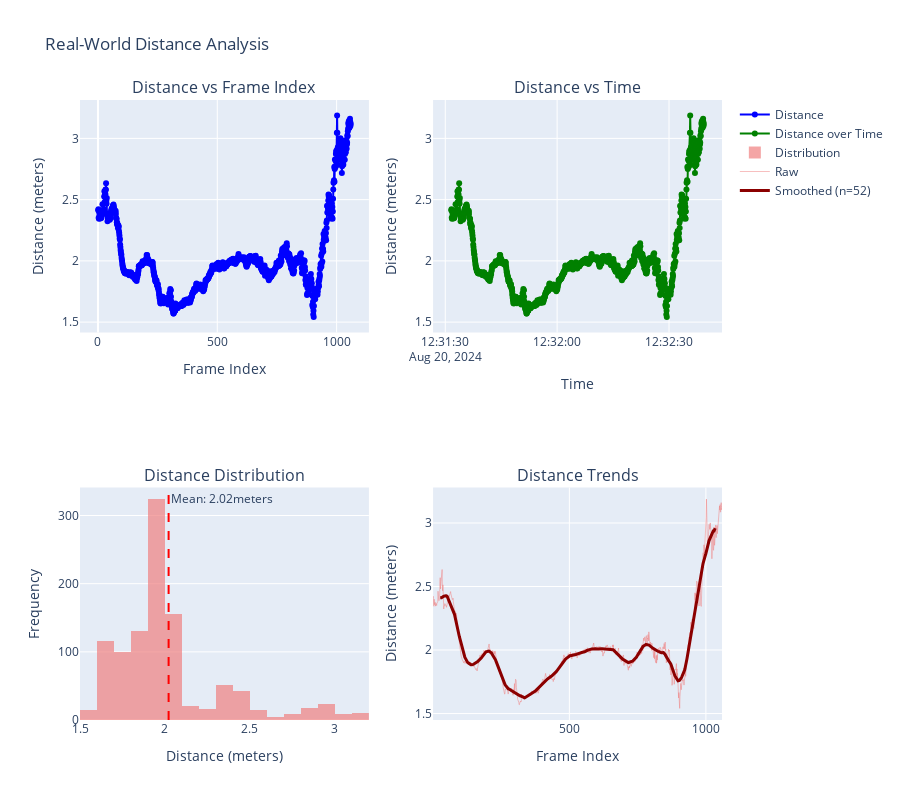

Notebook code for this chart:
### Code cell
iau.VisualizationEngine.plot_distance_analysis(distance_results, "Real-World Distance Analysis")

### Figure 1 — Plotly figure (JSON) as saved in the notebook; plotly's stock layout.template omitted (floating-point values rounded to 4 significant figures; data arrays with more than 128 entries replaced by an {"elided": "..."} marker saying what was removed)
{"data": [{"line": {"color": "blue"}, "mode": "lines+markers", "name": "Distance", "type": "scatter", "x": {"elided": "1059 int values"}, "xaxis": "x", "y": {"elided": "1059 float values"}, "yaxis": "y"}, {"line": {"color": "green"}, "mode": "lines+markers", "name": "Distance over Time", "type": "scatter", "x": {"elided": "1059 str values"}, "xaxis": "x2", "y": {"elided": "1059 float values"}, "yaxis": "y2"}, {"marker": {"color": "lightcoral"}, "name": "Distribution", "nbinsx": 30, "opacity": 0.7, "type": "histogram", "x": {"elided": "1059 float values"}, "xaxis": "x3", "yaxis": "y3"}, {"line": {"color": "lightcoral", "width": 1}, "mode": "lines", "name": "Raw", "opacity": 0.5, "type": "scatter", "x": {"elided": "1059 int values"}, "xaxis": "x4", "y": {"elided": "1059 float values"}, "yaxis": "y4"}, {"line": {"color": "darkred", "width": 3}, "mode": "lines", "name": "Smoothed (n=52)", "type": "scatter", "x": {"elided": "1059 int values"}, "xaxis": "x4", "y": {"elided": "1059 float values"}, "yaxis": "y4"}], "layout": {"annotations": [{"font": {"size": 16}, "showarrow": false, "text": "Distance vs Frame Index", "x": 0.225, "xanchor": "center", "xref": "paper", "y": 1, "yanchor": "bottom", "yref": "paper"}, {"font": {"size": 16}, "showarrow": false, "text": "Distance vs Time", "x": 0.775, "xanchor": "center", "xref": "paper", "y": 1, "yanchor": "bottom", "yref": "paper"}, {"font": {"size": 16}, "showarrow": false, "text": "Distance Distribution", "x": 0.225, "xanchor": "center", "xref": "paper", "y": 0.375, "yanchor": "bottom", "yref": "paper"}, {"font": {"size": 16}, "showarrow": false, "text": "Distance Trends", "x": 0.775, "xanchor": "center", "xref": "paper", "y": 0.375, "yanchor": "bottom", "yref": "paper"}, {"showarrow": false, "text": "Mean: 2.02meters", "x": 2.021, "xanchor": "left", "xref": "x3", "y": 1, "yanchor": "top", "yref": "y3 domain"}], "height": 800, "shapes": [{"line": {"color": "red", "dash": "dash"}, "type": "line", "x0": 2.021, "x1": 2.021, "xref": "x3", "y0": 0, "y1": 1, "yref": "y3 domain"}], "showlegend": true, "title": {"text": "Real-World Distance Analysis"}, "xaxis": {"anchor": "y", "domain": [0, 0.45], "title": {"text": "Frame Index"}}, "xaxis2": {"anchor": "y2", "domain": [0.55, 1], "title": {"text": "Time"}}, "xaxis3": {"anchor": "y3", "domain": [0, 0.45], "title": {"text": "Distance (meters)"}}, "xaxis4": {"anchor": "y4", "domain": [0.55, 1], "title": {"text": "Frame Index"}}, "yaxis": {"anchor": "x", "domain": [0.625, 1], "title": {"text": "Distance (meters)"}}, "yaxis2": {"anchor": "x2", "domain": [0.625, 1], "title": {"text": "Distance (meters)"}}, "yaxis3": {"anchor": "x3", "domain": [0, 0.375], "title": {"text": "Frequency"}}, "yaxis4": {"anchor": "x4", "domain": [0, 0.375], "title": {"text": "Distance (meters)"}}}}
